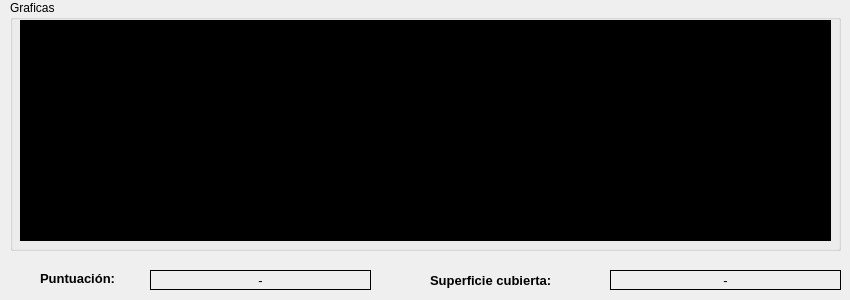
    <widget class="QWidget" name="tab_2">
     <attribute name="title">
      <string>Gráficas</string>
     </attribute>
     <widget class="QGroupBox" name="groupBox_10">
      <property name="geometry">
       <rect>
        <x>10</x>
        <y>0</y>
        <width>831</width>
        <height>251</height>
       </rect>
      </property>
      <property name="title">
       <string>Graficas</string>
      </property>
      <widget class="QFrame" name="frame">
       <property name="geometry">
        <rect>
         <x>10</x>
         <y>20</y>
         <width>811</width>
         <height>221</height>
        </rect>
       </property>
       <property name="styleSheet">
        <string notr="true">background-color: rgb(0, 0, 0);</string>
       </property>
       <property name="frameShape">
        <enum>QFrame::StyledPanel</enum>
       </property>
       <property name="frameShadow">
        <enum>QFrame::Raised</enum>
       </property>
       <widget class="QWidget" name="verticalLayoutWidget">
        <property name="geometry">
         <rect>
          <x>0</x>
          <y>0</y>
          <width>811</width>
          <height>221</height>
         </rect>
        </property>
        <layout class="QVBoxLayout" name="LayoutGrafica"/>
       </widget>
      </widget>
     </widget>
     <widget class="QLabel" name="label_92">
      <property name="geometry">
       <rect>
        <x>40</x>
        <y>270</y>
        <width>121</width>
        <height>16</height>
       </rect>
      </property>
      <property name="font">
       <font>
        <pointsize>10</pointsize>
        <weight>75</weight>
        <bold>true</bold>
       </font>
      </property>
      <property name="text">
       <string>Puntuación:</string>
      </property>
     </widget>
     <widget class="QLabel" name="lb_resultPuntOpt">
      <property name="geometry">
       <rect>
        <x>150</x>
        <y>270</y>
        <width>221</width>
        <height>20</height>
       </rect>
      </property>
      <property name="font">
       <font>
        <pointsize>10</pointsize>
       </font>
      </property>
      <property name="frameShape">
       <enum>QFrame::Box</enum>
      </property>
      <property name="text">
       <string>-</string>
      </property>
      <property name="alignment">
       <set>Qt::AlignCenter</set>
      </property>
     </widget>
     <widget class="QLabel" name="label_93">
      <property name="geometry">
       <rect>
        <x>430</x>
        <y>270</y>
        <width>171</width>
        <height>21</height>
       </rect>
      </property>
      <property name="font">
       <font>
        <pointsize>10</pointsize>
        <weight>75</weight>
        <bold>true</bold>
       </font>
      </property>
      <property name="text">
       <string>Superficie cubierta: </string>
      </property>
     </widget>
     <widget class="QLabel" name="lb_resultPuntSupCubierta">
      <property name="geometry">
       <rect>
        <x>610</x>
        <y>270</y>
        <width>231</width>
        <height>20</height>
       </rect>
      </property>
      <property name="font">
       <font>
        <pointsize>10</pointsize>
       </font>
      </property>
      <property name="frameShape">
       <enum>QFrame::Box</enum>
      </property>
      <property name="text">
       <string>-</string>
      </property>
      <property name="alignment">
       <set>Qt::AlignCenter</set>
      </property>
     </widget>
    </widget>
